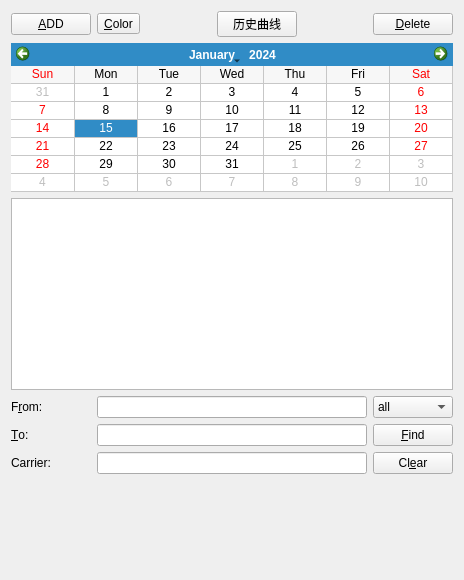
<?xml version="1.0" encoding="UTF-8"?>
<ui version="4.0">
 <class>Form</class>
 <widget class="QWidget" name="Form">
  <property name="geometry">
   <rect>
    <x>0</x>
    <y>0</y>
    <width>464</width>
    <height>580</height>
   </rect>
  </property>
  <property name="windowTitle">
   <string>Form</string>
  </property>
  <layout class="QGridLayout" name="gridLayout_5">
   <item row="0" column="0">
    <layout class="QGridLayout" name="gridLayout_4">
     <item row="4" column="0">
      <widget class="QLabel" name="label_to">
       <property name="text">
        <string>&amp;To:</string>
       </property>
       <property name="buddy">
        <cstring>lineEdit_to</cstring>
       </property>
      </widget>
     </item>
     <item row="3" column="0">
      <widget class="QLabel" name="label_from">
       <property name="text">
        <string>F&amp;rom:</string>
       </property>
       <property name="buddy">
        <cstring>lineEdit_from</cstring>
       </property>
      </widget>
     </item>
     <item row="5" column="0">
      <widget class="QLabel" name="label_carrier">
       <property name="text">
        <string>Carrier:</string>
       </property>
       <property name="buddy">
        <cstring>lineEdit_carrier</cstring>
       </property>
      </widget>
     </item>
     <item row="2" column="0" colspan="6">
      <widget class="QTextBrowser" name="textBrowser">
       <property name="font">
        <font>
         <family>仿宋</family>
         <pointsize>10</pointsize>
        </font>
       </property>
       <property name="cursor" stdset="0">
        <cursorShape>IBeamCursor</cursorShape>
       </property>
       <property name="html">
        <string>&lt;!DOCTYPE HTML PUBLIC &quot;-//W3C//DTD HTML 4.0//EN&quot; &quot;http://www.w3.org/TR/REC-html40/strict.dtd&quot;&gt;
&lt;html&gt;&lt;head&gt;&lt;meta name=&quot;qrichtext&quot; content=&quot;1&quot; /&gt;&lt;style type=&quot;text/css&quot;&gt;
p, li { white-space: pre-wrap; }
&lt;/style&gt;&lt;/head&gt;&lt;body style=&quot; font-family:'仿宋'; font-size:10pt; font-weight:400; font-style:normal;&quot;&gt;
&lt;p style=&quot;-qt-paragraph-type:empty; margin-top:0px; margin-bottom:0px; margin-left:0px; margin-right:0px; -qt-block-indent:0; text-indent:0px;&quot;&gt;&lt;br /&gt;&lt;/p&gt;&lt;/body&gt;&lt;/html&gt;</string>
       </property>
       <property name="source">
        <url>
         <string>http://www.</string>
        </url>
       </property>
       <property name="openExternalLinks">
        <bool>false</bool>
       </property>
       <property name="openLinks">
        <bool>true</bool>
       </property>
      </widget>
     </item>
     <item row="1" column="0" colspan="6">
      <widget class="QCalendarWidget" name="calendarWidget">
       <property name="firstDayOfWeek">
        <enum>Qt::Sunday</enum>
       </property>
       <property name="gridVisible">
        <bool>true</bool>
       </property>
       <property name="selectionMode">
        <enum>QCalendarWidget::SingleSelection</enum>
       </property>
       <property name="verticalHeaderFormat">
        <enum>QCalendarWidget::NoVerticalHeader</enum>
       </property>
       <property name="navigationBarVisible">
        <bool>true</bool>
       </property>
       <property name="dateEditEnabled">
        <bool>true</bool>
       </property>
      </widget>
     </item>
     <item row="0" column="0">
      <widget class="QPushButton" name="pushButton_add">
       <property name="text">
        <string>&amp;ADD</string>
       </property>
      </widget>
     </item>
     <item row="9" column="0" colspan="6">
      <widget class="QLabel" name="label_4">
       <property name="text">
        <string/>
       </property>
      </widget>
     </item>
     <item row="0" column="1">
      <widget class="QToolButton" name="toolButton_color">
       <property name="text">
        <string>&amp;Color</string>
       </property>
       <property name="icon">
        <iconset resource="resource.qrc">
         <normaloff>:/resource/image/textcolor.png</normaloff>:/resource/image/textcolor.png</iconset>
       </property>
      </widget>
     </item>
     <item row="6" column="1">
      <spacer name="verticalSpacer">
       <property name="orientation">
        <enum>Qt::Vertical</enum>
       </property>
       <property name="sizeHint" stdset="0">
        <size>
         <width>20</width>
         <height>40</height>
        </size>
       </property>
      </spacer>
     </item>
     <item row="5" column="5">
      <widget class="QPushButton" name="pushButton_clear">
       <property name="text">
        <string>Cl&amp;ear</string>
       </property>
      </widget>
     </item>
     <item row="4" column="5">
      <widget class="QPushButton" name="pushButton_ok">
       <property name="text">
        <string>&amp;Find</string>
       </property>
      </widget>
     </item>
     <item row="3" column="5">
      <widget class="QComboBox" name="comboBox">
       <item>
        <property name="text">
         <string>all</string>
        </property>
       </item>
       <item>
        <property name="text">
         <string>中东运价</string>
        </property>
       </item>
       <item>
        <property name="text">
         <string>红海运价</string>
        </property>
       </item>
       <item>
        <property name="text">
         <string>地东北非</string>
        </property>
       </item>
       <item>
        <property name="text">
         <string>拖车参考</string>
        </property>
       </item>
       <item>
        <property name="text">
         <string>报价参考</string>
        </property>
       </item>
      </widget>
     </item>
     <item row="3" column="1" colspan="4">
      <widget class="QLineEdit" name="lineEdit_from"/>
     </item>
     <item row="4" column="1" colspan="4">
      <widget class="QLineEdit" name="lineEdit_to"/>
     </item>
     <item row="5" column="1" colspan="4">
      <widget class="QLineEdit" name="lineEdit_carrier"/>
     </item>
     <item row="0" column="5">
      <widget class="QPushButton" name="pushButton_delete">
       <property name="text">
        <string>&amp;Delete</string>
       </property>
      </widget>
     </item>
     <item row="0" column="3">
      <widget class="QPushButton" name="pushButton">
       <property name="text">
        <string>历史曲线</string>
       </property>
      </widget>
     </item>
    </layout>
   </item>
  </layout>
 </widget>
 <tabstops>
  <tabstop>pushButton_add</tabstop>
  <tabstop>toolButton_color</tabstop>
  <tabstop>pushButton_delete</tabstop>
  <tabstop>calendarWidget</tabstop>
  <tabstop>textBrowser</tabstop>
  <tabstop>lineEdit_from</tabstop>
  <tabstop>lineEdit_to</tabstop>
  <tabstop>lineEdit_carrier</tabstop>
  <tabstop>comboBox</tabstop>
  <tabstop>pushButton_ok</tabstop>
  <tabstop>pushButton_clear</tabstop>
 </tabstops>
 <resources>
  <include location="resource.qrc"/>
 </resources>
 <connections/>
</ui>
